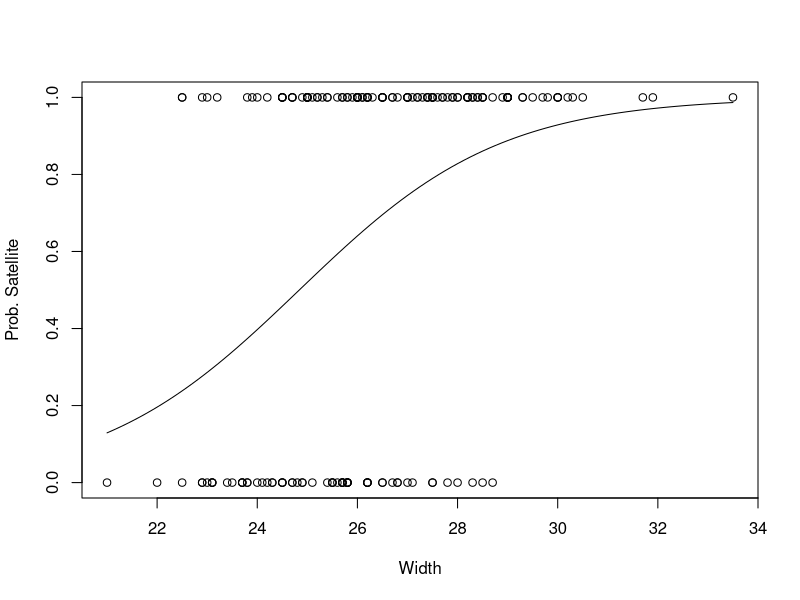

Write R code to recreate this figure.
### Example 5.1:  Horseshoe Crab Data (Simple Logistic Regression)

horseshoe <- read.table("horseshoe.txt", header=TRUE)

head(horseshoe)

  # y indicates if there are any satellites (0 = no, 1 = yes)


### Simple Logistic Regression on Width

hsfit <- glm(y ~ width, family=binomial, data=horseshoe)

summary(hsfit)


### Plot of Data and Fitted Curve

plot(y ~ width, data=horseshoe, xlab="Width", ylab="Prob. Satellite")

curve(predict(hsfit, data.frame(width=x), type="response"), add=TRUE)


### Likelihood Ratio Test (for beta=0)

drop1(hsfit, test="Chisq")


### Profile Likelihood CIs

confint(hsfit)

exp(confint(hsfit)[2,])  # for odds ratio when increasing width 1cm


### Estimation of "median effective level" (width with prob = 0.5)

coef(hsfit)

-coef(hsfit)[1]/coef(hsfit)[2]


### Estimated logit and probability at width = 26.5

predict(hsfit, data.frame(width=26.5))  # estimated logit

predict(hsfit, data.frame(width=26.5), type="response")  # estimated prob


### Estimated asymptotic covariance matrix (inverse information)

vcov(hsfit)


### Wald 95% CIs for logit and probability at width = 26.5

predict(hsfit, data.frame(width=26.5), se.fit=TRUE)

logit.Wald.CI <- 0.8257928 + c(-1,1) * 1.96 * 0.1886957

logit.Wald.CI  # for logit

exp(logit.Wald.CI) / (1 + exp(logit.Wald.CI))  # for probability


# First 10 fitted values (estimated probs for first 10 obs)

fitted(hsfit)[1:10]
